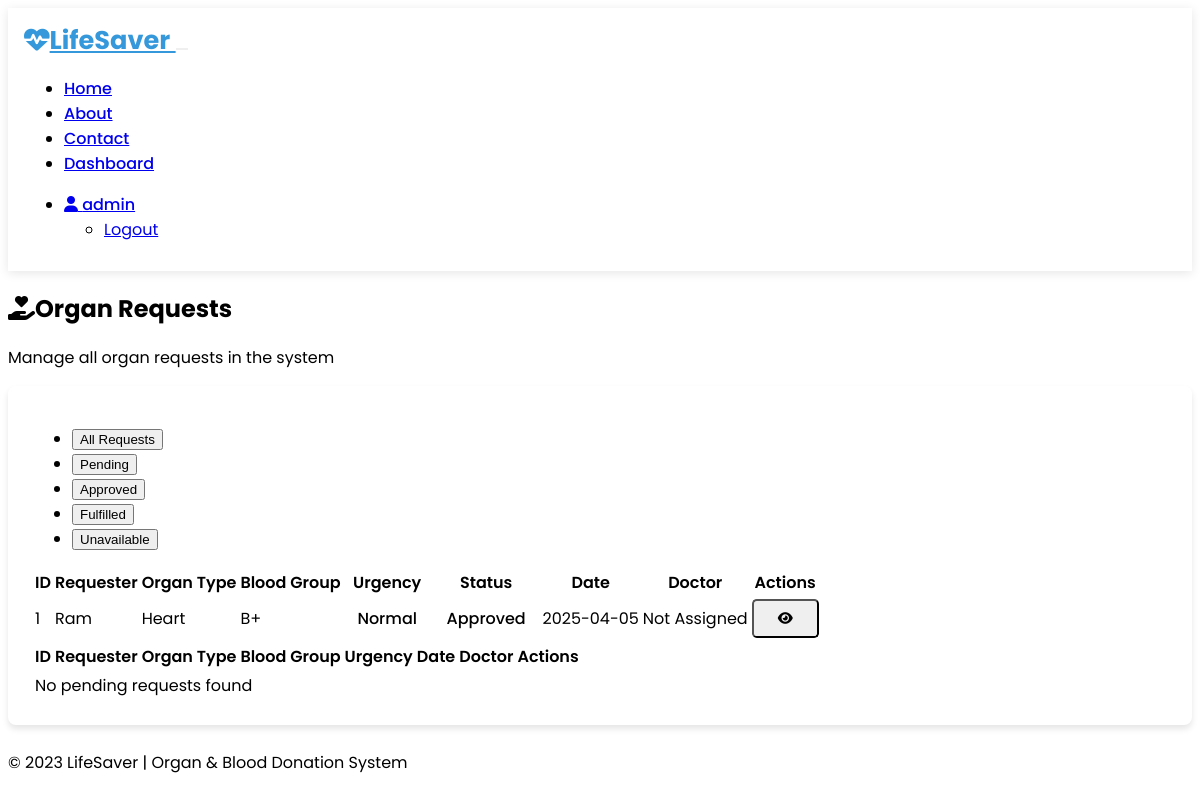
Page /admin/organ-requests (signed in) on the committed database.
### models.py (models this page shows, shortened)
class User(UserMixin, db.Model):
    id = db.Column(db.Integer, primary_key=True)
    username = db.Column(db.String(64), unique=True, nullable=False)
    email = db.Column(db.String(120), unique=True, nullable=False)
    password_hash = db.Column(db.String(256), nullable=False)
    role_id = db.Column(db.Integer, db.ForeignKey('role.id'), nullable=False)
    phone = db.Column(db.String(20))
    address = db.Column(db.String(200))
    is_verified = db.Column(db.Boolean, default=False)
    date_registered = db.Column(db.DateTime, default=datetime.utcnow)
    organ_donations = db.relationship('OrganDonation', backref='donor', lazy=True)
    organ_requests = db.relationship('OrganRequest', backref='requester', lazy=True)
    blood_donations = db.relationship('BloodDonation', backref='donor', lazy=True)
    blood_requests = db.relationship('BloodRequest', backref='requester', lazy=True)
    def get_role(self):
        return self.role_info.name

class OrganRequest(db.Model):
    id = db.Column(db.Integer, primary_key=True)
    user_id = db.Column(db.Integer, db.ForeignKey('user.id'), nullable=False)
    organ_type = db.Column(db.String(50), nullable=False)
    blood_group = db.Column(db.String(10), nullable=False)
    urgency_level = db.Column(db.String(20), default='normal')  # normal, urgent, critical
    status = db.Column(db.String(20), default='pending')  # pending, approved, fulfilled, unavailable
    date_requested = db.Column(db.DateTime, default=datetime.utcnow)
    assigned_doctor_id = db.Column(db.Integer, db.ForeignKey('doctor.id'))
    matched_donation_id = db.Column(db.Integer, db.ForeignKey('organ_donation.id'))
    additional_info = db.Column(db.Text)
    patient_age = db.Column(db.Integer, nullable=True)
    hla_type = db.Column(db.String(50), nullable=True)  # Human Leukocyte Antigen type
    weight_kg = db.Column(db.Float, nullable=True)  # Weight in kg for size matching
    height_cm = db.Column(db.Float, nullable=True)  # Height in cm for size matching
    medical_urgency_score = db.Column(db.Integer, nullable=True)  # 1-100 scale
    waiting_time_days = db.Column(db.Integer, nullable=True)  # Days on waiting list
    previous_transplants = db.Column(db.Integer, default=0)  # Number of previous transplants
    location_lat = db.Column(db.Float, nullable=True)  # Latitude for geographical matching
    location_lng = db.Column(db.Float, nullable=True)  # Longitude for geographical matching
    medical_condition = db.Column(db.String(100), nullable=True)  # Any relevant medical conditions
    matched_donation = db.relationship('OrganDonation', backref='matched_request', lazy=True, foreign_keys=[matched_donation_id])

### routes/admin.py (the view)
    @login_required
    def decorated_function(*args, **kwargs):
        if current_user.get_role() != 'admin':
            flash('You do not have permission to access this page.', 'danger')
            return redirect(url_for('index'))
        return f(*args, **kwargs)

### templates/admin/organ_requests.html (shortened to what this page needs)
{% extends 'layout.html' %}
{% block content %}
<section class="container py-4">
    <div class="d-flex justify-content-between align-items-center mb-4">
        <div>
            <h1 class="mb-0"><i class="fas fa-hand-holding-heart me-2"></i>Organ Requests</h1>
            <p class="lead">Manage all organ requests in the system</p>
        </div>
    </div>
    <div class="card bg-dark animate-on-scroll" data-animation="fade-in">
        <div class="card-body">
            <ul class="nav nav-tabs mb-3" id="requestsTab" role="tablist">
                <li class="nav-item" role="presentation">
                    <button class="nav-link active" id="all-requests-tab" data-bs-toggle="tab" data-bs-target="#all-requests" type="button" role="tab" aria-controls="all-requests" aria-selected="true">All Requests</button>
                </li>
                <li class="nav-item" role="presentation">
                    <button class="nav-link" id="pending-requests-tab" data-bs-toggle="tab" data-bs-target="#pending-requests" type="button" role="tab" aria-controls="pending-requests" aria-selected="false">Pending</button>
                </li>
                <li class="nav-item" role="presentation">
                    <button class="nav-link" id="approved-requests-tab" data-bs-toggle="tab" data-bs-target="#approved-requests" type="button" role="tab" aria-controls="approved-requests" aria-selected="false">Approved</button>
                </li>
                <li class="nav-item" role="presentation">
                    <button class="nav-link" id="fulfilled-requests-tab" data-bs-toggle="tab" data-bs-target="#fulfilled-requests" type="button" role="tab" aria-controls="fulfilled-requests" aria-selected="false">Fulfilled</button>
                </li>
                <li class="nav-item" role="presentation">
                    <button class="nav-link" id="unavailable-requests-tab" data-bs-toggle="tab" data-bs-target="#unavailable-requests" type="button" role="tab" aria-controls="unavailable-requests" aria-selected="false">Unavailable</button>
                </li>
            </ul>
            <div class="tab-content" id="requestsTabContent">
                <div class="tab-pane fade show active" id="all-requests" role="tabpanel" aria-labelledby="all-requests-tab">
                    {% if requests %}
                        <div class="table-responsive">
                            <table class="table table-hover">
                                <thead>
                                    <tr>
                                        <th>ID</th>
                                        <th>Requester</th>
                                        <th>Organ Type</th>
                                        <th>Blood Group</th>
                                        <th>Urgency</th>
                                        <th>Status</th>
                                        <th>Date</th>
                                        <th>Doctor</th>
                                        <th>Actions</th>
                                    </tr>
                                </thead>
                                <tbody>
                                    {% for request in requests %}
                                    <tr>
                                        <td>{{ request.id }}</td>
                                        <td>{{ request.requester.username }}</td>
                                        <td>{{ request.organ_type|capitalize }}</td>
                                        <td>{{ request.blood_group }}</td>
                                        <td>
                                            <span class="badge {% if request.urgency_level == 'critical' %}bg-danger{% elif request.urgency_level == 'urgent' %}bg-warning{% else %}bg-info{% endif %}">
                                                {{ request.urgency_level|capitalize }}
                                            </span>
                                        </td>
                                        <td>
                                            <span class="badge {% if request.status == 'pending' %}bg-warning{% elif request.status == 'approved' %}bg-info{% elif request.status == 'fulfilled' %}bg-success{% else %}bg-danger{% endif %}">
                                                {{ request.status|capitalize }}
                                            </span>
                                        </td>
                                        <td>{{ request.date_requested.strftime('%Y-%m-%d') }}</td>
                                        <td>
                                            {% if request.assigned_doctor %}
                                                Dr. {{ request.assigned_doctor.user.username }}
                                            {% else %}
                                                <span class="text-warning">Not Assigned</span>
                                            {% endif %}
                                        </td>
                                        <td>
                                            <div class="btn-group btn-group-sm">
                                                <button type="button" class="btn btn-info" data-bs-toggle="tooltip" title="View Details">
                                                    <i class="fas fa-eye"></i>
                                                </button>
                                            </div>
                                        </td>
                                    </tr>
                                    {% endfor %}
                                </tbody>
                            </table>
                        </div>
                    {% else %}
                        <div class="text-center py-5">
                            <i class="fas fa-hand-holding-heart fa-4x text-secondary mb-3"></i>
                            <h4>No organ requests found</h4>
                            <p>There are no organ requests in the system yet</p>
                        </div>
                    {% endif %}
                </div>
                <div class="tab-pane fade" id="pending-requests" role="tabpanel" aria-labelledby="pending-requests-tab">
                    <div class="table-responsive">
                        <table class="table table-hover">
                            <thead>
                                <tr>
                                    <th>ID</th>
                                    <th>Requester</th>
                                    <th>Organ Type</th>
                                    <th>Blood Group</th>
                                    <th>Urgency</th>
                                    <th>Date</th>
                                    <th>Doctor</th>
                                    <th>Actions</th>
                                </tr>
                            </thead>
                            <tbody>
                                {% for request in requests if request.status == 'pending' %}
                                <tr>
                                    <td>{{ request.id }}</td>
                                    <td>{{ request.requester.username }}</td>
                                    <td>{{ request.organ_type|capitalize }}</td>
                                    <td>{{ request.blood_group }}</td>
                                    <td>
                                        <span class="badge {% if request.urgency_level == 'critical' %}bg-danger{% elif request.urgency_level == 'urgent' %}bg-warning{% else %}bg-info{% endif %}">
                                            {{ request.urgency_level|capitalize }}
                                        </span>
                                    </td>
                                    <td>{{ request.date_requested.strftime('%Y-%m-%d') }}</td>
                                    <td>
                                        {% if request.assigned_doctor %}
                                            Dr. {{ request.assigned_doctor.user.username }}
                                        {% else %}
                                            <span class="text-warning">Not Assigned</span>
                                        {% endif %}
                                    </td>
                                    <td>
                                        <div class="btn-group btn-group-sm">
                                            <button type="button" class="btn btn-info" data-bs-toggle="tooltip" title="View Details">
                                                <i class="fas fa-eye"></i>
                                            </button>
                                            {% if not request.assigned_doctor %}
                                                <a href="{{ url_for('admin.assign_doctor_to_request', request_id=request.id) }}" class="btn btn-primary" data-bs-toggle="tooltip" title="Assign Doctor">
                                                    <i class="fas fa-user-md"></i>
                                                </a>
                                            {% endif %}
                                            <a href="{{ url_for('admin.matching') }}" class="btn btn-success" data-bs-toggle="tooltip" title="Find Match">
                                                <i class="fas fa-handshake"></i>
                                            </a>
                                        </div>
                                    </td>
                                </tr>
                                {% else %}
                                <tr>
                                    <td colspan="8" class="text-center">No pending requests found</td>
                                </tr>
                                {% endfor %}
                            </tbody>
                        </table>
                    </div>
                </div>
            </div>
        </div>
    </div>
</section>
{% endblock %}

### templates/layout.html (shortened to what this page needs)
<!DOCTYPE html>
<html lang="en" data-bs-theme="dark">
<head>
    <link rel="stylesheet" href="https://cdn.replit.com/agent/bootstrap-agent-dark-theme.min.css">
    <link rel="stylesheet" href="https://cdnjs.cloudflare.com/ajax/libs/font-awesome/6.3.0/css/all.min.css">
    <link rel="stylesheet" href="{{ url_for('static', filename='css/styles.css') }}">
</head>
<body {% if scroll_to %}data-scroll-to="{{ scroll_to }}"{% endif %}>
    <nav class="navbar navbar-expand-lg navbar-dark bg-dark">
        <div class="container">
            <a class="navbar-brand" href="{{ url_for('index') }}">
                <i class="fas fa-heartbeat me-2"></i>LifeSaver
            </a>
            <button class="navbar-toggler" type="button" data-bs-toggle="collapse" data-bs-target="#navbarNav">
            </button>
            <div class="collapse navbar-collapse" id="navbarNav">
                <ul class="navbar-nav me-auto">
                    <li class="nav-item">
                        <a class="nav-link" href="{{ url_for('index') }}">Home</a>
                    </li>
                    <li class="nav-item">
                        <a class="nav-link" href="{{ url_for('about') }}">About</a>
                    </li>
                    <li class="nav-item">
                        <a class="nav-link" href="{{ url_for('contact') }}">Contact</a>
                    </li>
                    {% if current_user.is_authenticated %}
                        {% if current_user.get_role() == 'admin' %}
                            <li class="nav-item">
                                <a class="nav-link" href="{{ url_for('admin.dashboard') }}">Dashboard</a>
                            </li>
                        {% elif current_user.get_role() == 'doctor' %}
                            <li class="nav-item">
                                <a class="nav-link" href="{{ url_for('doctor.dashboard') }}">Dashboard</a>
                            </li>
                        {% elif current_user.get_role() == 'user' %}
                            <li class="nav-item">
                                <a class="nav-link" href="{{ url_for('user.dashboard') }}">Dashboard</a>
                            </li>
                        {% endif %}
                    {% endif %}
                </ul>
                <ul class="navbar-nav ms-auto">
                    {% if current_user.is_authenticated %}
                        <li class="nav-item dropdown">
                            <a class="nav-link dropdown-toggle" href="#" id="navbarDropdown" role="button" data-bs-toggle="dropdown">
                                <i class="fas fa-user me-1"></i> {{ current_user.username }}
                            </a>
                            <ul class="dropdown-menu dropdown-menu-end">
                                <li><a class="dropdown-item" href="{{ url_for('auth.logout') }}">Logout</a></li>
                            </ul>
                        </li>
                    {% endif %}
                </ul>
            </div>
        </div>
    </nav>
    <div class="content">
        {% block content %}{% endblock %}
    </div>
    <footer class="footer bg-dark text-light text-center">
        <div class="container">
            <span>&copy; 2023 LifeSaver | Organ & Blood Donation System</span>
        </div>
    </footer>
</body>
</html>

### rows in the picture
User: username "admin"
OrganRequest: id "1", requester.username "Ram", organ_type "Heart", blood_group "B+", urgency_level "Normal", status "Approved", date_requested "2025-04-05"
